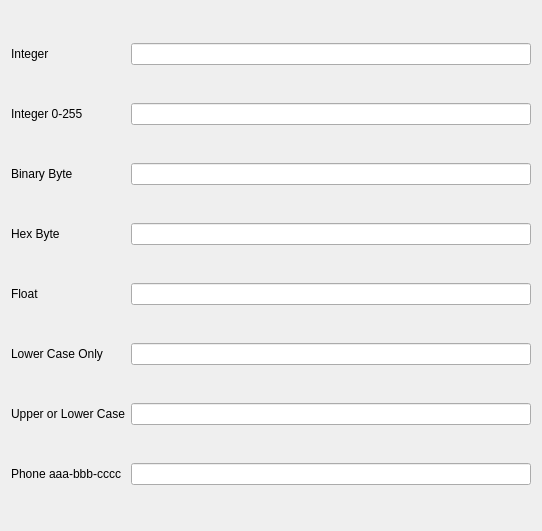
<?xml version="1.0" encoding="UTF-8"?>
<ui version="4.0">
 <class>Dialog</class>
 <widget class="QDialog" name="Dialog">
  <property name="geometry">
   <rect>
    <x>0</x>
    <y>0</y>
    <width>542</width>
    <height>531</height>
   </rect>
  </property>
  <property name="windowTitle">
   <string>Dialog</string>
  </property>
  <layout class="QGridLayout" name="gridLayout">
   <item row="0" column="0">
    <widget class="QLabel" name="intLabel">
     <property name="text">
      <string>Integer</string>
     </property>
    </widget>
   </item>
   <item row="0" column="1">
    <widget class="QLineEdit" name="intLineEdit"/>
   </item>
   <item row="1" column="0">
    <widget class="QLabel" name="intSmallLabel">
     <property name="text">
      <string>Integer 0-255</string>
     </property>
    </widget>
   </item>
   <item row="1" column="1">
    <widget class="QLineEdit" name="intSmallLineEdit"/>
   </item>
   <item row="2" column="0">
    <widget class="QLabel" name="binLabel">
     <property name="text">
      <string>Binary Byte</string>
     </property>
    </widget>
   </item>
   <item row="2" column="1">
    <widget class="QLineEdit" name="binLineEdit"/>
   </item>
   <item row="3" column="0">
    <widget class="QLabel" name="hexLabel">
     <property name="text">
      <string>Hex Byte</string>
     </property>
    </widget>
   </item>
   <item row="3" column="1">
    <widget class="QLineEdit" name="hexLineEdit"/>
   </item>
   <item row="4" column="0">
    <widget class="QLabel" name="floatLabel">
     <property name="text">
      <string>Float</string>
     </property>
    </widget>
   </item>
   <item row="4" column="1">
    <widget class="QLineEdit" name="floatLineEdit"/>
   </item>
   <item row="5" column="0">
    <widget class="QLabel" name="lowercLabel">
     <property name="text">
      <string>Lower Case Only</string>
     </property>
    </widget>
   </item>
   <item row="5" column="1">
    <widget class="QLineEdit" name="lowerLineEdit"/>
   </item>
   <item row="6" column="0">
    <widget class="QLabel" name="uporlowLabel">
     <property name="text">
      <string>Upper or Lower Case</string>
     </property>
    </widget>
   </item>
   <item row="6" column="1">
    <widget class="QLineEdit" name="upOrLowLineEdit"/>
   </item>
   <item row="7" column="0">
    <widget class="QLabel" name="phoneLabel">
     <property name="text">
      <string>Phone aaa-bbb-cccc</string>
     </property>
    </widget>
   </item>
   <item row="7" column="1">
    <widget class="QLineEdit" name="phoneLineEdit"/>
   </item>
  </layout>
 </widget>
 <layoutdefault spacing="6" margin="11"/>
 <resources/>
 <connections/>
</ui>
